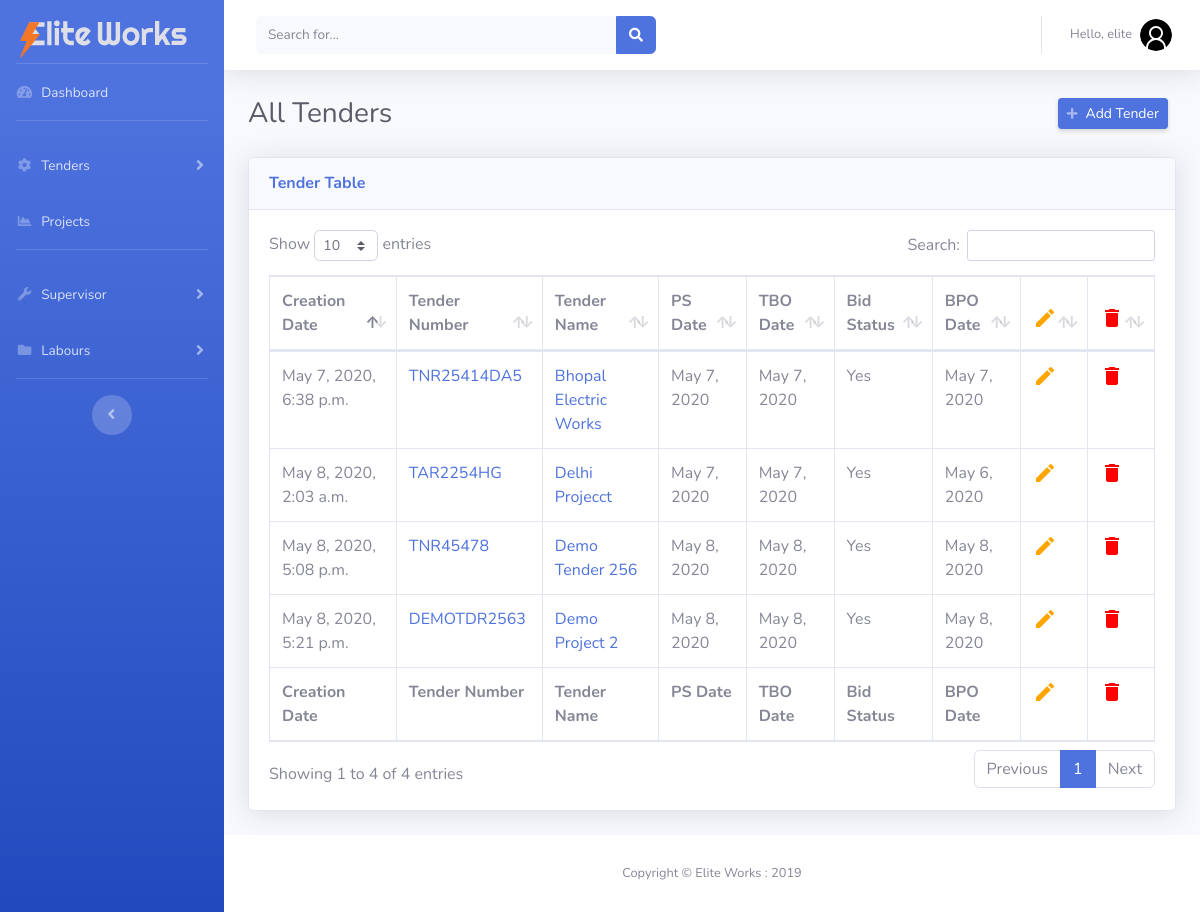
Page /tenders/ (signed in) on the committed database.
### project/models.py (models this page shows, shortened)
class Tender(models.Model):
    Yes = 'Yes'
    No = 'No'
    status = [(Yes, 'Yes'), (No, 'No')]
    uuid_no = models.UUIDField(default=uuid.uuid4, editable=False, unique=True)
    date_created = models.DateTimeField(
        'Creation Date', auto_now_add=True, null=True)
    tender_number = models.CharField('Tender Number / ID', max_length=500)
    tender_name = models.CharField('Tender Name', max_length=500)
    tender_description = models.TextField('Tender Description')
    tender_submission_date = models.DateField(
        'Tender Submission Date', default=timezone.now)
    tender_purchase_reciept = models.FileField('Tender Purchase Reciept')
    tender_confirmation_reciept = models.FileField(
        'Tender Confirmation Reciept')
    physical_submission_date = models.DateField(
        'Physical Submission Date', default=timezone.now)
    tech_bid_opening_date = models.DateField(
        'Technical Bid Opening Date', default=timezone.now)
    bid_status = models.CharField(
        'Bid Status', max_length=10, choices=status, default=No)
    bid_price_opening_date = models.DateField(
        'Bid price opening date', blank=True, default=timezone.now)
    prize_bid = models.CharField('Bid Price', max_length=50)

### manpower/views.py (the view)
# urls.py: path('tenders/', views.tenders, name='tenders'),
@login_required
def tenders(request):
    tender_list = Tender.objects.all()
    context = {'tender_list': tender_list}
    return render(request, 'manpower/tenders.html', context)

### manpower/templates/manpower/tenders.html (shortened to what this page needs)
{% extends 'manpower/base.html' %}
{% load static %}
{% block content %}
<div class="container-fluid">
    <div class="d-sm-flex align-items-center justify-content-between mb-4">
        <h1 class="h3 mb-0 text-gray-800">All Tenders</h1>
        <a href="{% url 'add_tender' %}"
            class="d-xs-block my-1 mr-2 px-2 d-sm-inline-block btn btn-sm btn-primary shadow-sm"><i
                class="fas fa-plus fa-sm text-white-50 pr-2"></i>Add Tender</a>
    </div>
    <div class="card shadow mb-4">
        <div class="card-header py-3">
            <h6 class="m-0 font-weight-bold text-primary">Tender Table</h6>
        </div>
        <div class="card-body">
            <div class="table-responsive">
                <table class="table table-bordered" id="dataTable" width="100%" cellspacing="0">
                    <thead>
                        <tr>
                            <th>Creation Date</th>
                            <th>Tender Number</th>
                            <th>Tender Name</th>
                            <th>PS Date</th>
                            <th>TBO Date</th>
                            <th>Bid Status</th>
                            <th>BPO Date</th>
                            <th><i class="material-icons update">edit</i></th>
                            <th><i class="material-icons delete">delete</i></th>
                        </tr>
                    </thead>
                    <tfoot>
                        <tr>
                            <th>Creation Date</th>
                            <th>Tender Number</th>
                            <th>Tender Name</th>
                            <th>PS Date</th>
                            <th>TBO Date</th>
                            <th>Bid Status</th>
                            <th>BPO Date</th>
                            <th><i class="material-icons update">edit</i></th>
                            <th><i class="material-icons delete">delete</i></th>
                        </tr>
                    </tfoot>
                    <tbody>
                        {% for tender in tender_list  %}
                        <tr>
                            <td>{{tender.date_created}}</td>
                            <td><a href="/tenders/{{tender.uuid_no}}">{{tender.tender_number}}</a></td>
                            <td><a href="/tenders/{{tender.uuid_no}}">{{tender.tender_name}}</a></td>
                            <td>{{tender.physical_submission_date}}</td>
                            <td>{{tender.tech_bid_opening_date}}</td>
                            <td>{{tender.bid_status}}</td>
                            <td>{{tender.bid_price_opening_date}}</td>
                            <th><a href="{% url 'edit_tender' tender.id %}"><i
                                        class="material-icons update">edit</i></a></th>
                            <th><a href="{% url 'delete_tender' tender.id %}"><i
                                        class="material-icons delete">delete</i></a></th>
                        </tr>
                        {% endfor %}
                    </tbody>
                </table>
            </div>
        </div>
    </div>
</div>
{% endblock content %}

### manpower/templates/manpower/base.html (shortened to what this page needs)
{% load static %}
{% url 'dashboard' as dashboard %}
{% url 'tender' as tender %}
{% url 'suprervisor' as suprervisor %}
{% url 'labour' as labour %}
<!DOCTYPE html>
<html lang="en">
<head>
    <link href="{% static 'vendor/fontawesome-free/css/all.min.css' %}" rel="stylesheet" type="text/css">
    <link rel="stylesheet"
        href="https://cdn.jsdelivr.net/npm/bootstrap-select@1.13.14/dist/css/bootstrap-select.min.css">
    <link href="{% static 'css/sb-admin-2.min.css' %}" rel="stylesheet">
    <link href="{% static 'css/main.css' %}" rel="stylesheet">
    <link href="{% static 'vendor/datatables/dataTables.bootstrap4.min.css' %}" rel="stylesheet">
</head>
<body id="page-top">
    <div id="wrapper">
        <ul class="navbar-nav bg-gradient-primary sidebar sidebar-dark accordion" id="accordionSidebar">
            <div class="logo">
                <a class="navbar-brand" href="{% url 'dashboard' %}">
                    <img src="{% static 'img/elite_works_logo.svg' %}" alt="Elite Works Logo">
                </a>
            </div>
            <hr class="sidebar-divider my-0">
            <li class="nav-item {% if request.path == dashboard %} active {%endif%}">
                <a class="nav-link" href="{% url 'dashboard' %}">
                    <i class="fas fa-fw fa-tachometer-alt"></i>
                    <span>Dashboard</span></a>
            </li>
            <hr class="sidebar-divider">
            <li class="nav-item {% if request.path == tender %} active {%endif%}">
                <a class="nav-link collapsed" href="{% url 'tenders'  %}" data-toggle="collapse"
                    data-target="#collapseTwo" aria-expanded="true" aria-controls="collapseTwo">
                    <i class="fas fa-fw fa-cog"></i>
                    <span>Tenders</span>
                </a>
            </li>
            <li class="nav-item {% if request.path == project %} active {%endif%}">
                <a class="nav-link" href="{% url 'projects' %}">
                    <i class="fas fa-fw fa-chart-area"></i>
                    <span>Projects</span></a>
            </li>
            <hr class="sidebar-divider">
            <li class="nav-item {% if request.path == project %} active {%endif%}">
                <a class="nav-link collapsed" href="#" data-toggle="collapse" data-target="#collapseUtilities"
                    aria-expanded="true" aria-controls="collapseUtilities">
                    <i class="fas fa-fw fa-wrench"></i>
                    <span>Supervisor</span>
                </a>
            </li>
            <li class="nav-item {% if request.path == project %} active {%endif%}">
                <a class="nav-link collapsed" href="#" data-toggle="collapse" data-target="#collapsePages"
                    aria-expanded="true" aria-controls="collapsePages">
                    <i class="fas fa-fw fa-folder"></i>
                    <span>Labours</span>
                </a>
            </li>
            <hr class="sidebar-divider d-none d-md-block">
            <div class="text-center d-none d-md-inline">
                <button class="rounded-circle border-0" id="sidebarToggle"></button>
            </div>
        </ul>
        <div id="content-wrapper" class="d-flex flex-column">
            <div id="content">
                <nav class="navbar navbar-expand navbar-light bg-white topbar mb-4 static-top shadow">
                    <form
                        class="d-none d-sm-inline-block form-inline mr-auto ml-md-3 my-2 my-md-0 mw-100 navbar-search">
                        <div class="input-group">
                            <input type="text" class="form-control bg-light border-0 small" placeholder="Search for..."
                                aria-label="Search" aria-describedby="basic-addon2">
                            <div class="input-group-append">
                                <button class="btn btn-primary" type="button">
                                    <i class="fas fa-search fa-sm"></i>
                                </button>
                            </div>
                        </div>
                    </form>
                    <ul class="navbar-nav ml-auto">
                        <li class="nav-item dropdown no-arrow">
                            <a class="nav-link dropdown-toggle" href="#" id="userDropdown" role="button"
                                data-toggle="dropdown" aria-haspopup="true" aria-expanded="false">
                                <span class="mr-2 d-none d-lg-inline text-gray-600 small">Hello, {{request.user}}</span>
                                <img class="img-profile rounded-circle" src="{% static 'img/user_logo.svg' %}">
                            </a>
                        </li>
                    </ul>
                </nav>
                {% block content %}
                {% endblock content %}
            </div>
            <footer class="sticky-footer bg-white">
                <div class="container my-auto">
                    <div class="copyright text-center my-auto">
                        <span>Copyright &copy; Elite Works : 2019</span>
                    </div>
                </div>
            </footer>
        </div>
    </div>
</body>
</html>

### static/css/main.css (style rules this page uses)
.logo img { vertical-align: middle; border-style: none; width: 90%; padding-left: 20px; padding-top: 15px; }

### manpower/templates/manpower/tenders.html (style rules this page uses)
.update { color: orange; }
.delete { color: red; }
tbody tr th { font-weight: 400 !important; color: grey !important; }

### rows in the picture
Tender: date_created "May 7, 2020, 6:38 p.m.", tender_number "TNR25414DA5", tender_name "Bhopal Electric Works", physical_submission_date "May 7, 2020", tech_bid_opening_date "May 7, 2020", bid_status "Yes", bid_price_opening_date "May 7, 2020"
Tender: date_created "May 8, 2020, 2:03 a.m.", tender_number "TAR2254HG", tender_name "Delhi Projecct", physical_submission_date "May 7, 2020", tech_bid_opening_date "May 7, 2020", bid_status "Yes", bid_price_opening_date "May 6, 2020"
Tender: date_created "May 8, 2020, 5:08 p.m.", tender_number "TNR45478", tender_name "Demo Tender 256", physical_submission_date "May 8, 2020", tech_bid_opening_date "May 8, 2020", bid_status "Yes", bid_price_opening_date "May 8, 2020"
Tender: date_created "May 8, 2020, 5:21 p.m.", tender_number "DEMOTDR2563", tender_name "Demo Project 2", physical_submission_date "May 8, 2020", tech_bid_opening_date "May 8, 2020", bid_status "Yes", bid_price_opening_date "May 8, 2020"

### other values in the picture
{{ request.user }} "elite"
